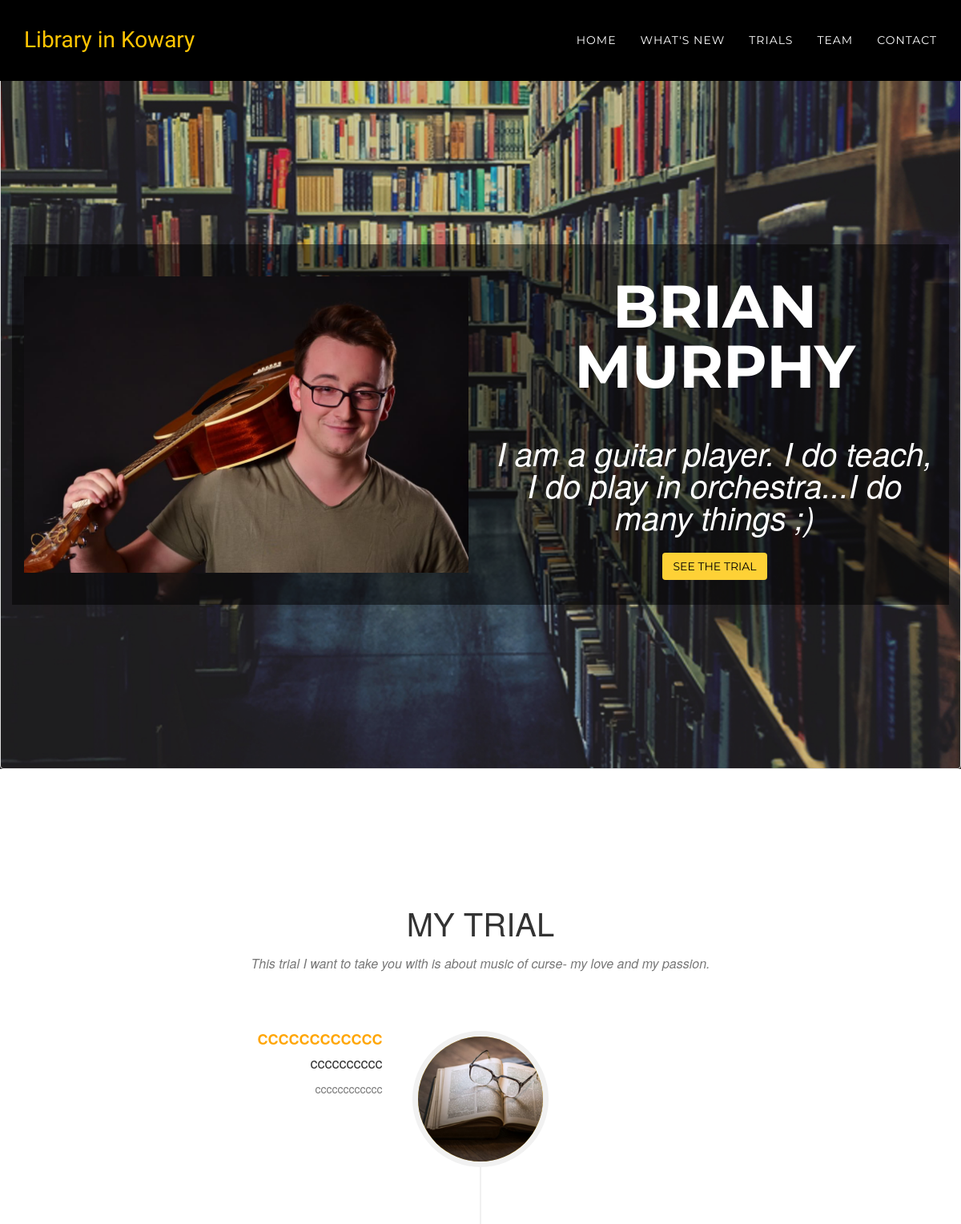
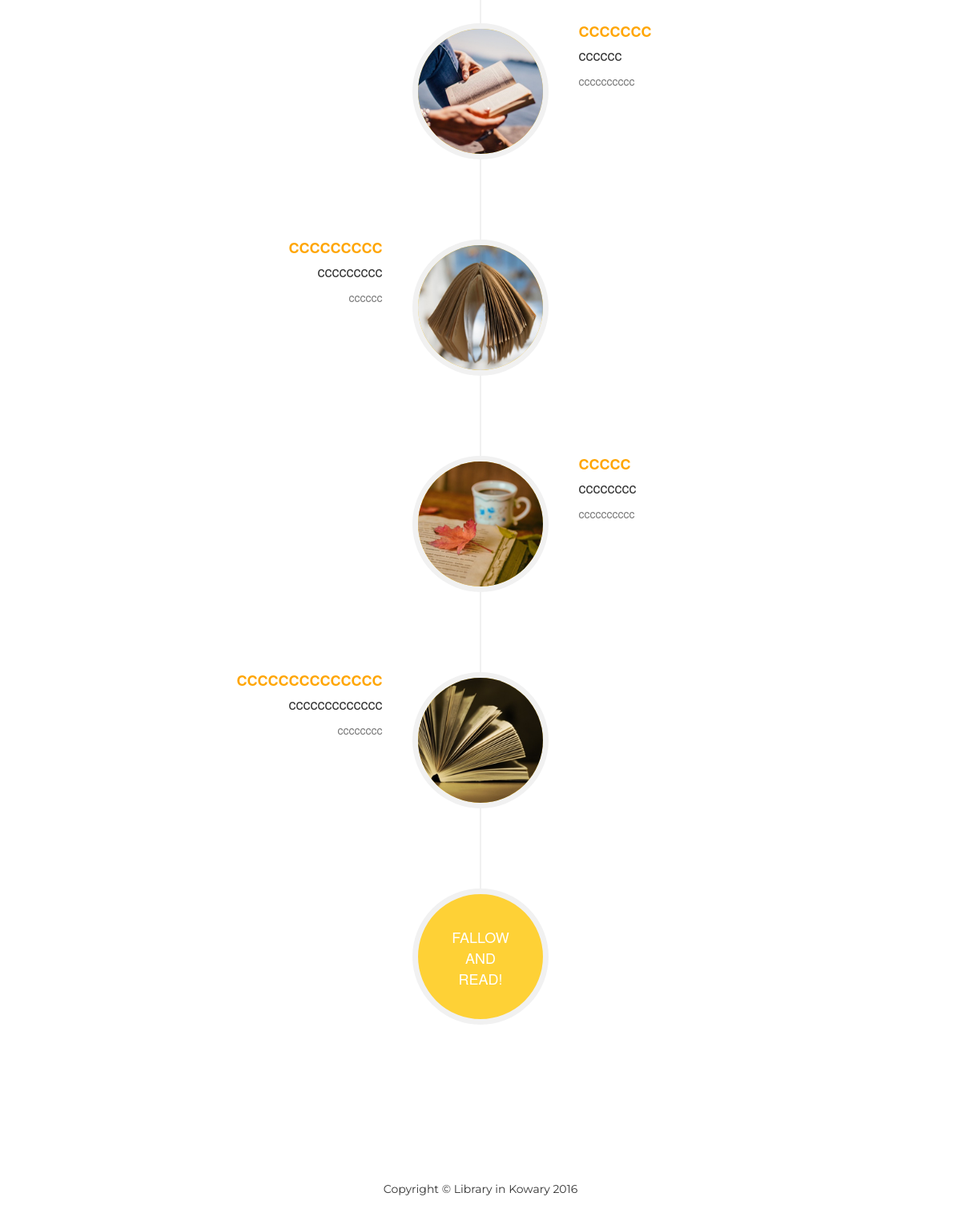
The page /view/18 on the database its author committed (2 pictures, top to bottom).
### tables this page shows
CREATE TABLE books
                  (id INTEGER PRIMARY KEY, p_name text, p_surname text, p_desc text, p_img text, path_status text, path_desc text, b1_title text, b1_author text, b1_img text, b1_desc text, b2_title text, b2_author text, b2_img text, b2_desc text, b3_title text, b3_author text, b3_img text, b3_desc text, b4_title text, b4_author text, b4_img text, b4_desc text, b5_title text, b5_author text, b5_img text, b5_desc text, ip text);

### insert2.py (the view)
@app.route('/view/<int:id>',methods=['GET','POST'])
def view(id):
    sql2 = ('SELECT * FROM books WHERE id = ?')
    connection = sqlite3.connect("books.db")
    connection.row_factory = sqlite3.Row
    chosen_path = connection.cursor().execute(sql2,[id]).fetchall()
    return render_template("view.html", chosen_path=chosen_path)
    connection.close()

### templates/view.html (shortened to what this page needs)
<!DOCTYPE html>
<html lang="en">
<head>
	<link rel="stylesheet" type="text/css" href="{{ url_for('static', filename='vendor/bootstrap/css/bootstrap.min.css')}}">
	<link rel="stylesheet" type="text/css" href="{{ url_for('static', filename='vendor/font-awesome/css/font-awesome.min.css')}}">
	<link rel="stylesheet" type="text/css" href="{{ url_for('static', filename='css/main.css')}}">
</head>
<body id="page-top" class="index">
    <nav id="mainNav" class="navbar navbar-custom navbar-fixed-top" style="background-color: black;">
        <div class="container">
            <div class="navbar-header page-scroll">
                <a class="navbar-brand page-scroll" href="#page-top" style="color:#fec503;">Library in Kowary</a>
            </div>
            <div class="collapse navbar-collapse" id="bs-example-navbar-collapse-1">
                <ul class="nav navbar-nav navbar-right">
					   <li>
                        <a class="page-scroll" href="/">Home</a>
                    </li>
                    <li>
                        <a class="page-scroll" href="/#new">What's new</a>
                    </li>
                    <li>
                        <a class="page-scroll" href="/#paths">Trials</a>
                    </li>
                    <li>
                        <a class="page-scroll" href="/#team">Team</a>
                    </li>
                    <li>
                        <a class="page-scroll" href="/#contact">Contact</a>
                    </li>
                </ul>
            </div>
        </div>
    </nav>
{% for row in chosen_path %}
 <header>
	<div class="thumbnail" style="background-color:rgba(0,0,0, 0.1);">
        <div class="container">
		    <div class="intro-text">
		<div class="row" class="thumbnail" style="background-color:rgba(0,0,0, 0.5); border-color:transparent";>
		<div class="col-md-6">
		 <br> <br>
		<img src="http://localhost:5000/static/uploads/{{ row['p_img'] }}" class="img-responsive">
		<br> <br>
		</div>
		<div class="col-md-6">
		<br> <br>
		    <div class="intro-heading">{{ row['p_name'] }}<br>{{ row['p_surname'] }}</div>
			 <div class="intro-lead-in" >{{ row['p_desc'] }}</div>
		 <a href="#path" class="page-scroll btn btn-xl" style="color:black">See the trial</a>
		 <br> <br>
		 </div>
		</div>
		</div>
            </div>
        </div>
    </header>
    <section id="path">
        <div class="container">
            <div class="row">
                <div class="col-lg-12 text-center">
                    <h2 class="section-heading">My trial</h2>
                    <h3 class="section-subheading text-muted">{{ row["path_desc"] }}</h3>
                </div>
            </div>
            <div class="row">
                <div class="col-lg-12">
                    <ul class="timeline">
                        <li>
                            <div class="timeline-image">
                                <img class="img-circle img-responsive" src="http://localhost:5000/static/img/view/1.jpg" alt="">
                            </div>
                            <div class="timeline-panel">
                                <div class="timeline-heading">
                                    <h4 style="color:orange"><b>{{ row["b1_title"] }}</b></h4>
                                    <h4 class="subheading">{{ row["b1_author"] }}</h4>
                                </div>
                                <div class="timeline-body">
                                    <p class="text-muted">{{ row["b1_desc"] }}</p>
                                </div>
                            </div>
                        </li>
                        <li class="timeline-inverted">
                            <div class="timeline-image">
                                <img class="img-circle img-responsive" src="http://localhost:5000/static/img/view/4.jpg" alt="">
                            </div>
                            <div class="timeline-panel">
                                <div class="timeline-heading">
                                    <h4 style="color:orange"><b>{{ row["b2_title"] }}</b></h4>
                                    <h4 class="subheading">{{ row["b2_author"] }}</h4>
                                </div>
                                <div class="timeline-body">
                                    <p class="text-muted">{{ row["b2_desc"] }}</p>
                                </div>
                            </div>
                        </li>
                        <li>
                            <div class="timeline-image">
                                <img class="img-circle img-responsive" src="http://localhost:5000/static/img/view/2.jpg" alt="">
                            </div>
                            <div class="timeline-panel">
                                <div class="timeline-heading">
                                    <h4 style="color:orange"><b>{{ row["b3_title"] }}</b></h4>
                                    <h4 class="subheading">{{ row["b3_author"] }}</h4>
                                </div>
                                <div class="timeline-body">
                                    <p class="text-muted">{{ row["b3_desc"] }}</p>
                                </div>
                            </div>
                        </li>
                        <li class="timeline-inverted">
                            <div class="timeline-image">
                                <img class="img-circle img-responsive" src="http://localhost:5000/static/img/view/5.jpg" alt="">
                            </div>
                            <div class="timeline-panel">
                                <div class="timeline-heading">
                                    <h4 style="color:orange"><b>{{ row["b4_title"] }}</b></h4>
                                    <h4 class="subheading">{{ row["b4_author"] }}</h4>
                                </div>
                                <div class="timeline-body">
                                    <p class="text-muted">{{ row["b4_desc"] }}</p>
                                </div>
                            </div>
                        </li>
						         <li>
                            <div class="timeline-image">
                                <img class="img-circle img-responsive" src="http://localhost:5000/static/img/view/3.jpg" alt="">
                            </div>
                            <div class="timeline-panel">
                                <div class="timeline-heading">
                                    <h4 style="color:orange"><b>{{ row["b5_title"] }}</b></h4>
                                    <h4 class="subheading">{{ row["b5_author"] }}</h4>
                                </div>
                                <div class="timeline-body">
                                    <p class="text-muted">{{ row["b5_desc"] }}</p>
                                </div>
                            </div>
                        </li>
                        <li class="timeline-inverted">
                            <div class="timeline-image">
                                <h4>Fallow
                                    <br>and
                                    <br>read!</h4>{%  endfor %}
           </div>
                        </li>
                    </ul>
                </div>
            </div>
        </div>
    </section>
<footer>
        <div class="container">
            <div class="row">
                <div class="col-md-4">
                </div>
                <div class="col-md-4">
                     <span class="copyright">Copyright &copy; Library in Kowary 2016</span>
                </div>
                <div class="col-md-4">
                </div>
            </div>
        </div>
    </footer>
	<link rel="stylesheet" type="text/css" href="{{ url_for('static', filename='vendor/bootstrap/css/bootstrap.min.css')}}">
</body>
</html>

### rows shown on the page
books: p_img (picture), p_name "BRIAN", p_surname "MURPHY", p_desc "I am a guitar player. I do teach, I do play in orchestra...I do many things ;)", path_desc "This trial I want to take you with is about music of curse- my love and my passion.", b1_title "CCCCCCCCCCCC", b1_author "cccccccccc", b1_desc "cccccccccccc", b2_title "CCCCCCC", b2_author "cccccc", b2_desc "cccccccccc", b3_title "CCCCCCCCC", b3_author "ccccccccc", b3_desc "cccccc", b4_title "CCCCC", b4_author "cccccccc", b4_desc "cccccccccc", b5_title "CCCCCCCCCCCCCC", b5_author "ccccccccccccc", b5_desc "cccccccc"
